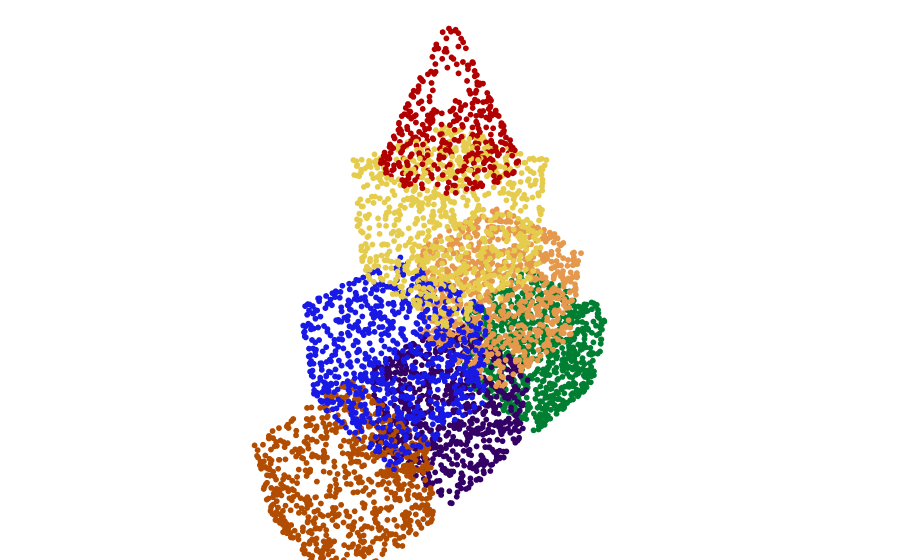

Notebook code for this chart:
### Markdown cell above
## Восстановление исходной формы после зашумления

1. Сгенерировать объект из нескольких примитивов(можно взять объекты с первого семинара)

2. Добавить:
   * Гауссовский шум(`sigma_rel = 0.01`)
   * случайные выбросы(`p_out = 0.05`, `bbox_expand = 1.3`)
   * несколько NaN или Inf точек(5% от общего количества точек в вашем облаке)

3. Применить методы:

   * очистка (`remove_non_finite_points`, `remove_duplicated_points`);
   * фильтрация (`voxel_down_sample`, `remove_statistical_outlier` и т. д.);
   * нормализация (приведение к кубу или сфере);
   * вычисление нормалей.

4. **Сравнить очищенное облако с эталонным (до зашумления)**.

**Метрики для оценки(посчитать обе):**

* RMSE(симметричная версия)

* Chamfer Distance(CD)
    
* **Визуализация “до” и “после”** (обязательно).

**Критерий оценки(оценивается наименьшая из метрик):** 

RMSE

| Уровень качества        | RMSE/CD                | Интерпретация                                                                  |
| ----------------------- | ---------------------- | ------------------------------------------------------------------------------ |
| **Отлично**             | ( < 0.005 )            | Ошибка менее 0.5 % от размера объекта — геометрия восстановлена почти идеально |
| **Хорошо**              | ( 0.005 – 0.02 )       | Незначительное отклонение, форма сохранена, мелкие шумы видны                  |
| **Удовлетворительно**   | ( 0.02 – 0.05 )        | Форма узнаваема, но есть заметные искажения или остаточные выбросы             |
| **Неудовлетворительно** | ( > 0.05 )             | Потеря геометрии, агрессивная фильтрация или сильный шум                       |

### Code cell
# Get pyramid primitive
mesh_cube = o3d.geometry.TriangleMesh.create_box(width=1.0,
                                                height=1.0,
                                                depth=1.0)
mesh_cube.compute_vertex_normals()
mesh_cube.paint_uniform_color([0.5, 0.1, 0.4])

mesh_cone = o3d.geometry.TriangleMesh.create_cone(radius=1.0, height=2.0, resolution=20)
mesh_cone.compute_vertex_normals()
mesh_cone.paint_uniform_color([0.1, 0.3, 0.9])

mesh_cube_t = copy.deepcopy(mesh_cube)
mesh_cube_t.transform([
    [0.5, 0, 0, -0.6],
    [0, 0.5, 0, 0],
    [0, 0, 0.5, 0],
    [0, 0, 0, 1]
])

mesh_cube_t1 = copy.deepcopy(mesh_cube)
mesh_cube_t1.transform([
    [0.5, 0, 0, 0],
    [0, 0.5, 0, 0],
    [0, 0, 0.5, 0],
    [0, 0, 0, 1]
])

mesh_cube_t2 = copy.deepcopy(mesh_cube)
mesh_cube_t2.transform([
    [0.5, 0, 0, 0.6],
    [0, 0.5, 0, 0],
    [0, 0, 0.5, 0],
    [0, 0, 0, 1]
])

mesh_cube_t3 = copy.deepcopy(mesh_cube)
mesh_cube_t3.transform([
    [0.5, 0, 0, 0.3],
    [0, 0.5, 0, 0],
    [0, 0, 0.5, 0.5],
    [0, 0, 0, 1]
])

mesh_cube_t4 = copy.deepcopy(mesh_cube)
mesh_cube_t4.transform([
    [0.5, 0, 0, -0.3],
    [0, 0.5, 0, 0],
    [0, 0, 0.5, 0.5],
    [0, 0, 0, 1]
])

mesh_cube_t5 = copy.deepcopy(mesh_cube)
mesh_cube_t5.transform([
    [0.5, 0, 0, 0],
    [0, 0.5, 0, 0],
    [0, 0, 0.5, 1],
    [0, 0, 0, 1]
])

mesh_cone_t6 = copy.deepcopy(mesh_cone)
mesh_cone_t6.transform([
    [0.25, 0, 0, 0.25],
    [0, 0.25, 0, 0.25],
    [0, 0, 0.25, 1.5],
    [0, 0, 0, 1]
])

mesh_cube_t.paint_uniform_color([0.0, 0.5, 0.2]) # green
mesh_cube_t1.paint_uniform_color([0.2, 0.0, 0.4]) # purple
mesh_cube_t2.paint_uniform_color([0.7, 0.3, 0.0]) # orange
mesh_cube_t3.paint_uniform_color([0.1, 0.1, 0.9]) # blue
mesh_cube_t4.paint_uniform_color([0.9, 0.6, 0.3]) # brown
mesh_cube_t5.paint_uniform_color([0.9, 0.8, 0.3]) # yellow
mesh_cone_t6.paint_uniform_color([0.7, 0.0, 0.0]) # red

pcd_original = mesh_cube_t + mesh_cube_t1 + mesh_cube_t2 + mesh_cube_t3 + mesh_cube_t4 + mesh_cube_t5 + mesh_cone_t6
pcd_clouds_origin = pcd_original.sample_points_uniformly(5000)

# DisplayFigs.display_plotly_origs((pcd_original,))
DisplayFigs.display_plotly_clouds((pcd_clouds_origin, ))

### Figure 1 — Plotly figure (JSON) as saved in the notebook; plotly's stock layout.template omitted (floating-point values rounded to 4 significant figures; data arrays with more than 128 entries replaced by an {"elided": "..."} marker saying what was removed)
{"data": [{"marker": {"color": {"elided": "5000 str values"}, "size": 2}, "mode": "markers", "name": "", "showlegend": false, "type": "scatter3d", "x": {"elided": "5000 float values"}, "y": {"elided": "5000 float values"}, "z": {"elided": "5000 float values"}}], "layout": {"margin": {"b": 0, "l": 0, "r": 0, "t": 0}, "scene": {"aspectmode": "data", "xaxis": {"visible": false}, "yaxis": {"visible": false}, "zaxis": {"visible": false}}, "showlegend": false}}
